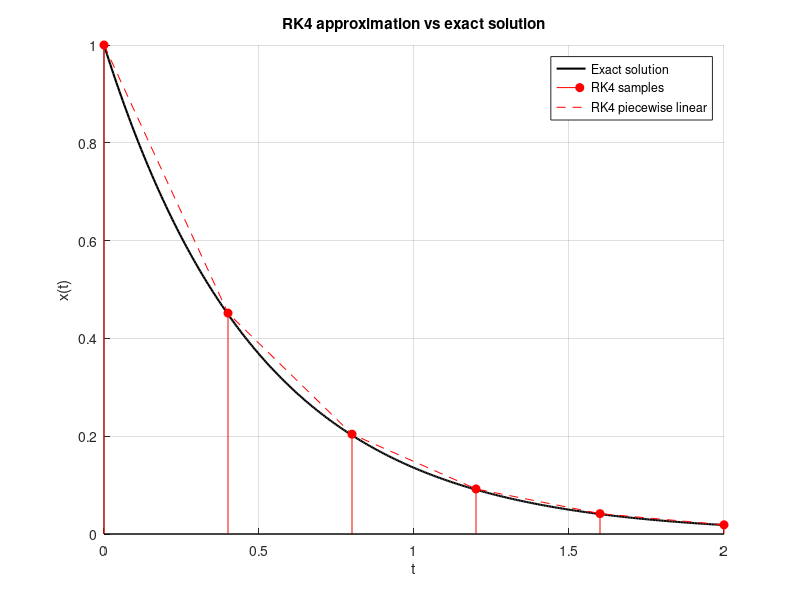
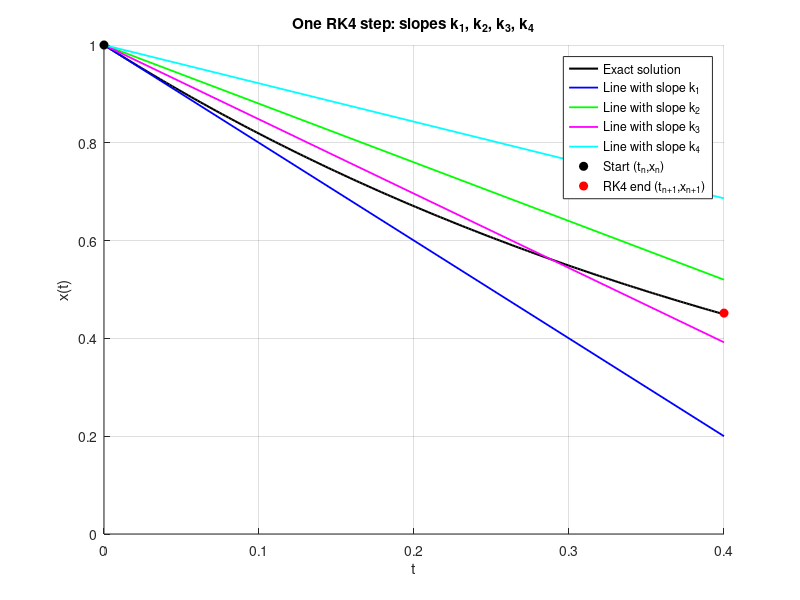

The MATLAB script that drew these images, in order:
%% RK4_visualisation.m
% Visualise one Runge–Kutta (RK4) step on a continuous function

clear; clc; close all;

% ODE: dx/dt = -2x,   x(0) = 1
f  = @(t,x) -2*x;
x0 = 1;
t0 = 0;
tf = 2;

h  = 0.4;                   % fixed step size
N  = round((tf - t0)/h);    % number of RK4 steps

t = zeros(N+1,1);
x = zeros(N+1,1);
t(1) = t0;
x(1) = x0;

%% RK4 integration loop
for n = 1:N
    tn = t(n);
    xn = x(n);

    % Runge–Kutta 4 stages
    k1 = f(tn,            xn);
    k2 = f(tn + 0.5*h,    xn + 0.5*h*k1);
    k3 = f(tn + 0.5*h,    xn + 0.5*h*k2);
    k4 = f(tn + h,        xn + h*k3);

    % RK4 update
    x(n+1) = xn + h/6 * (k1 + 2*k2 + 2*k3 + k4);
    t(n+1) = tn + h;
end

%% Exact continuous solution for comparison
tt      = linspace(t0, tf, 400);
x_exact = exp(-2*tt);       % since dx/dt = -2x, x(0)=1

figure(1); hold on; grid on;
plot(tt, x_exact, 'k-', 'LineWidth', 1.5);   % continuous solution
stem(t, x, 'r', 'filled');                  % RK4 points
plot(t, x, 'r--');                          % connect the RK4 points

xlabel('t'); ylabel('x(t)');
title('RK4 approximation vs exact solution');
legend('Exact solution','RK4 samples','RK4 piecewise linear');


%% Visualise k1..k4 on the FIRST step
n  = 1;        % look at step from t(1) to t(2)
tn = t(n);
xn = x(n);

% recompute k1..k4 at this step
k1 = f(tn,            xn);
k2 = f(tn + 0.5*h,    xn + 0.5*h*k1);
k3 = f(tn + 0.5*h,    xn + 0.5*h*k2);
k4 = f(tn + h,        xn + h*k3);

% exact solution just over this one step
tt_zoom = linspace(tn, tn+h, 200);
x_zoom  = exp(-2*tt_zoom);

figure(2); hold on; grid on;
plot(tt_zoom, x_zoom, 'k', 'LineWidth', 1.5);   % true curve

% four straight lines using slopes k1..k4 (just for visualisation)
plot([tn tn+h], [xn xn + h*k1], 'b-', 'LineWidth', 1.3);
plot([tn tn+h], [xn xn + h*k2], 'g-', 'LineWidth', 1.3);
plot([tn tn+h], [xn xn + h*k3], 'm-', 'LineWidth', 1.3);
plot([tn tn+h], [xn xn + h*k4], 'c-', 'LineWidth', 1.3);

% mark actual RK4 start and end points
x_next = x(n+1);    % RK4 result already computed above
plot(tn,   xn,    'ko', 'MarkerFaceColor', 'k');
plot(tn+h, x_next,'ro', 'MarkerFaceColor', 'r');

xlabel('t'); ylabel('x(t)');
title('One RK4 step: slopes k_1, k_2, k_3, k_4');
legend('Exact solution',...
       'Line with slope k_1',...
       'Line with slope k_2',...
       'Line with slope k_3',...
       'Line with slope k_4',...
       'Start (t_n,x_n)',...
       'RK4 end (t_{n+1},x_{n+1})', ...
       'Location','best');
